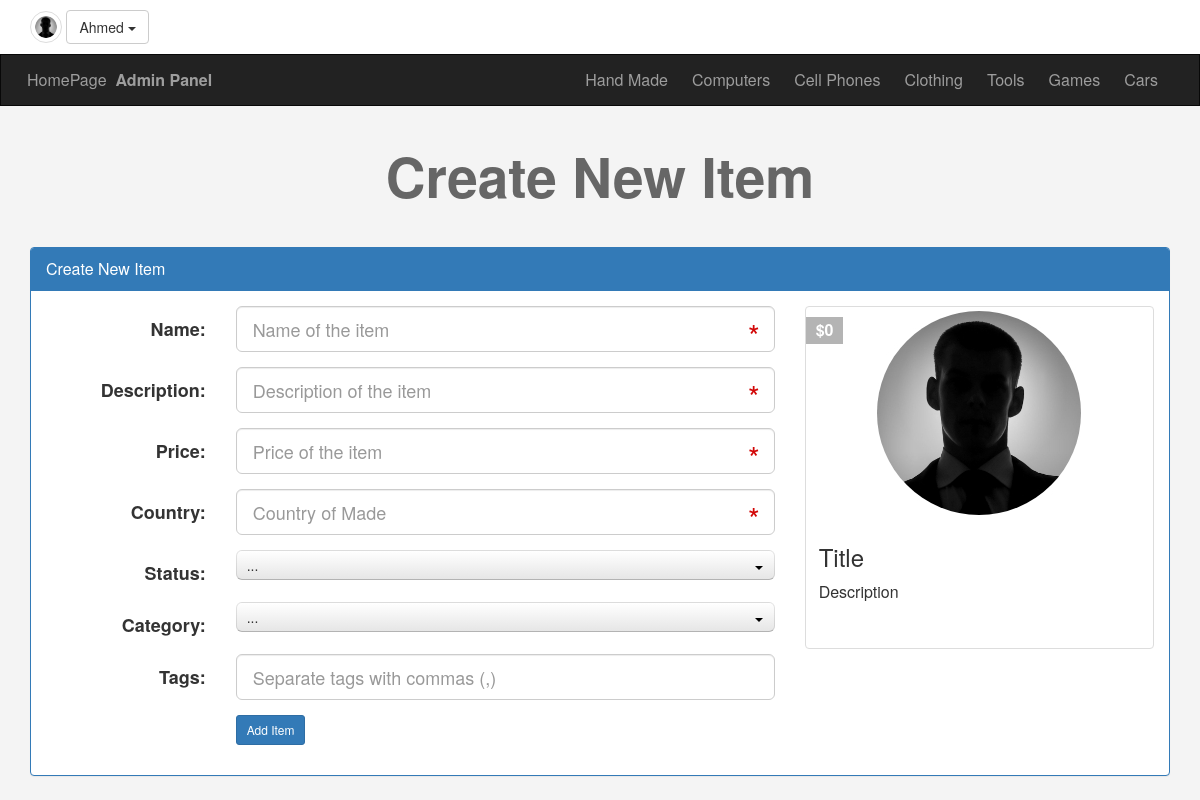
/newad.php (signed in), run on the app's committed database.
### tables this page shows
CREATE TABLE `categories` (
  `ID` int NOT NULL,
  `Name` varchar(255) NOT NULL,
  `Description` text NOT NULL,
  `parent` int NOT NULL,
  `Ordering` int DEFAULT NULL,
  `Visibility` tinyint NOT NULL DEFAULT '0',
  `Allow_Comment` tinyint NOT NULL DEFAULT '0',
  `Allow_Ads` tinyint NOT NULL DEFAULT '0'
);

### init.php (called while the page is built, shortened)
<?php
include 'admin/connect.php';
$sessionUser = '';
if (isset($_SESSION['user'])) {
    $sessionUser = $_SESSION['user'];
}
$tpl  = 'includes/templates/';
$func = 'includes/functions/';
$css  = 'layout/css/';
include $func . 'functions.php';
include $tpl  . 'header.php';

### includes/functions/functions.php (called while the page is built, shortened)
<?php
function getAllFrom($field, $table, $orderField, $where = NULL, $and = NULL, $ordering = 'DESC') {
    global $con;
    $getAll = $con->prepare("SELECT $field FROM $table $where $and ORDER BY $orderField $ordering");
    $getAll->execute();
    $all = $getAll->fetchAll();
    return $all;
}

### newad.php (the view, shortened to what this page needs)
<?php
$pageTitle = 'Create New Item';
include 'init.php';
if (isset($_SESSION['user'])) {
    ?>
        <h1 class="text-center"><?php echo $pageTitle ?></h1>
        <div class="create-ad block">
            <div class="container">
                <div class="panel panel-primary">
                    <div class="panel-heading"><?php echo $pageTitle ?></div>
                    <div class="panel-body">
                        <div class="row">
                            <div class="col-md-8">
                                <form class="form-horizontal main-form" action="<?php echo $_SERVER['PHP_SELF'] ?>" method="POST">
                                    <div class="form-group form-group-lg">
                                        <label class="col-sm-3 control-label">Name:</label>
                                        <div class="col-sm-10 col-md-9">
                                            <input pattern=".{4,}" title="This field requires at least 4 characters" required class="form-control live" data-class=".live-title" type="text" name="name" required="required" placeholder="Name of the item">
                                        </div>
                                    </div>
                                    <div class="form-group form-group-lg">
                                        <label class="col-sm-3 control-label">Description:</label>
                                        <div class="col-sm-10 col-md-9">
                                            <input pattern=".{10,}" title="This field requires at least 10 characters" required class="form-control live" data-class=".live-desc" type="text" name="description" required="required" placeholder="Description of the item">
                                        </div>
                                    </div>
                                    <div class="form-group form-group-lg">
                                        <label class="col-sm-3 control-label">Price:</label>
                                        <div class="col-sm-10 col-md-9">
                                            <input class="form-control live" data-class=".live-price" type="text" name="price" required="required" placeholder="Price of the item">
                                        </div>
                                    </div>
                                    <div class="form-group form-group-lg">
                                        <label class="col-sm-3 control-label">Country:</label>
                                        <div class="col-sm-10 col-md-9">
                                            <input class="form-control" type="text" name="country" required="required" placeholder="Country of Made">
                                        </div>
                                    </div>
                                    <div class="form-group form-group-lg">
                                        <label class="col-sm-3 control-label">Status:</label>
                                        <div class="col-sm-10 col-md-9">
                                            <select name="status" required>
                                            </select>
                                        </div>
                                    </div>
                                    <div class="form-group form-group-lg">
                                        <label class="col-sm-3 control-label">Category:</label>
                                        <div class="col-sm-10 col-md-9">
                                            <select name="category" required>
                                            </select>
                                        </div>
                                    </div>
                                    <div class="form-group form-group-lg">
                                        <label class="col-sm-3 control-label">Tags:</label>
                                        <div class="col-sm-10 col-md-9">
                                            <input class="form-control" type="text" name="tags" placeholder="Separate tags with commas (,)">
                                        </div>
                                    </div>
                                    <div class="form-group form-group-lg">
                                            <div class="col-sm-offset-3 col-sm-9">
                                            <input class="btn btn-primary btn-sm" type="submit" value="Add Item">
                                            </div>
                                    </div>
                                    </form>
                            </div>
                            <div class="col-md-4">
                                <div class="thumbnail item-box live-preview">
                                    <span class="price-tag">
                                        $<span class="live-price">0</span>
                                    </span>
                                    <img class="img-responsive" src="img.jpg" alt="random image">
                                    <div class="caption">
                                        <h3 class="live-title">Title</h3>
                                        <p class="live-desc">Description</p>
                                    </div>
                                </div>
                            </div>
                        </div>
                    </div>
                </div>
            </div>
        </div>
    <?php
} else {
    header('Location: login.php');
    exit();
}
include $tpl . 'footer.php';
?>

### includes/templates/header.php (shortened to what this page needs)
<!DOCTYPE html>
<html>
    <head>
        <link rel="stylesheet" href="<?php echo $css; ?>bootstrap.min.css">
        <link rel="stylesheet" href="<?php echo $css; ?>font-awesome.min.css">
        <link rel="stylesheet" href="<?php echo $css; ?>jquery-ui.min.css">
        <link rel="stylesheet" href="<?php echo $css; ?>jquery.selectBoxIt.css">
        <link rel="stylesheet" href="<?php echo $css; ?>front.css">
    </head>
    <body>
        <div class="upper-bar">
            <div class="container">
<?php
                if (isset($_SESSION['user'])) {
?>
                    <img class="my-image img-thumbnail img-circle" src="img.jpg" alt="random image">
                    <div class="btn-group my-info text-right">
                        <span class="btn btn-default dropdown-toggle" data-toggle="dropdown">
                            <?php echo ucfirst($sessionUser) ?>
                            <span class="caret"></span>
                        </span>
                    </div>
<?php
                } else {
?>
                    <a href="login.php"><span class="pull-right">Login/SignUp</span></a>
<?php
                }
?>
            </div>
        </div>
        <nav class="navbar navbar-inverse">
            <div class="container">
                <div class="navbar-header">
                    <a class="navbar-brand" href="index.php">HomePage</a>
                    <a class="navbar-brand" href="admin/index.php"><b>Admin Panel</b></a>
                </div>
                <div class="collapse navbar-collapse" id="app-nav">
                <ul class="nav navbar-nav navbar-right">
<?php
                        $allCats = getAllFrom('*', '`categories`', '`ID`', 'WHERE `parent` = 0', '', 'ASC');
                        foreach ($allCats as $cat) {
                            echo '<li><a href="categories.php?pageid='. $cat['ID'] . '">' . $cat['Name'] . '</a></li>';
                        }
?>
                </ul>
                </div>
            </div>
        </nav>

### layout/css/front.css (style rules this page uses)
body { background-color: #f4f4f4; font-size: 16px }
h1 { font-size: 55px; margin: 40px 0; font-weight: bold; color: #666 }
.navbar { border-radius: 0; margin-bottom: 0 }
.nav>li>a, .navbar-brand { padding: 15px 12px }
.navbar-brand { font-size: 1em }
.form-control { position: relative }
.upper-bar { padding: 10px; background-color: #fff }
.my-image { width: 32px; height: 32px }
.item-box { position: relative }
.item-box .price-tag { background-color: #b4b4b4; padding: 2px 10px; position: absolute; left: 0; top: 10px; font-weight: bold; color: #fff }
.item-box .caption p { height: 44px; max-height: 44px }

### data on the page
categories: Name "Hand Made"
categories: Name "Computers"
categories: Name "Cell Phones"
categories: Name "Clothing"
categories: Name "Tools"
categories: Name "Games"
categories: Name "Cars"

### other printed values
$sessionUser "Ahmed"
$pageTitle "Create New Item"
